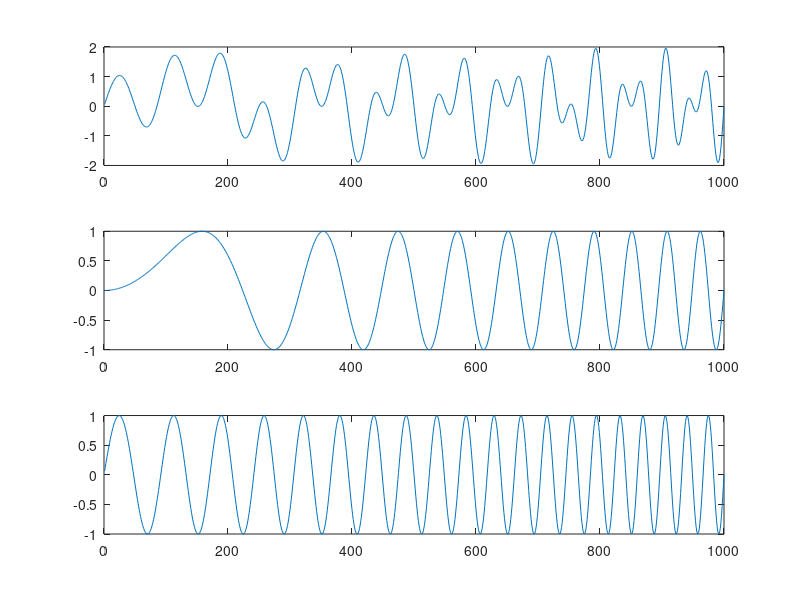

The MATLAB source for this figure: (Note: this script raises an error after producing the figure.)
clear all;
close all;
addpath('../Funciones');

N = 1000;
n = 1: N;

x1 = sin(2*pi*(10^-5)*n.^2);

x2 = sin(2*pi*(10^-5)*n.^2 + 2*pi*(10^-2)*n);

x = x1 + x2;

figure;
subplot(311);
plot(n, x);

subplot(312);
plot(n, x1);

subplot(313);
plot(n, x2);

modos = 2;
IMFs = EMD(x, modos);

[env_max, env_min] = encontrar_envolventes(x);

figure;
plot(n, x);
hold on;
plot(n, env_max);
plot(n, env_min);
plot(n, (env_max + env_min)/2);
hold off;


figure;
subplot(321);
plot(n,IMFs(1, :));
title('IMF 1');
xlabel('Tiempo (s)');
ylabel('Amplitud');

subplot(322);
plot(n, IMFs(2, :));
title('IMF 2');
xlabel('Tiempo (s)');
ylabel('Amplitud');

subplot(323);
plot(n, x2);
title('Modo 1');
xlabel('Tiempo (s)');
ylabel('Amplitud');

subplot(324);
plot(n, x1);
title('Modo 2');
xlabel('Tiempo (s)');
ylabel('Amplitud');

subplot(3, 2, [5 6]);
plot(n, x);
title('Señal');
xlabel('Tiempo (s)');
ylabel('Amplitud');

% Título general
sgtitle('Gráficos de Señales');


% IMFs = zeros(2, N);
% k = 1;
% r = x;
% cantidad = 7;
% for j = 1 : cantidad  
%     [env_max, env_min] = encontrar_envolventes(r);
% 
%     m = (env_max + env_min) / 2;
% 
%     d = r - m;
%     if (j == cantidad-1 || j == 1)
%         figure;
%         subplot(211);
%         plot(n, r);
%         hold on;
%         plot(n, env_max);
%         plot(n, env_min);
%         plot(n, m);
%         subplot(212);
%         plot(n, d);
%     end
%     if(es_IMF(d))
%         IMFs(k, :) = d;
%         r = m;
%         k = k +1;
%         disp(num2str(j));
%         disp('La señal es IMF');
%         figure;
%         subplot(211);
%         plot(n, d);
%         subplot(212);
%         plot(n, r);
%         break;
%     else
%     r = d;
% %         j = j + 1;
%     end
% end